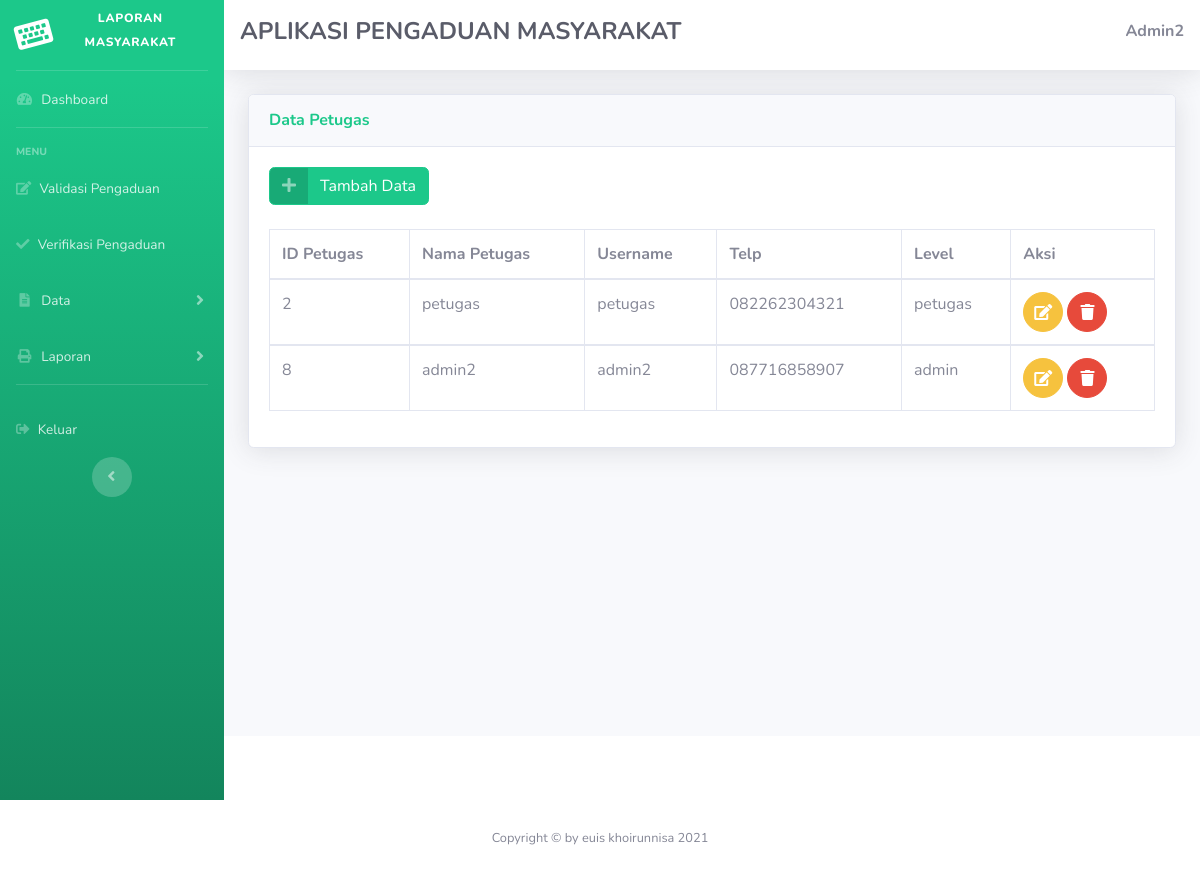
Page /admin/admin.php?url=lihat_petugas (signed in) on the committed database.
### tables this page shows
CREATE TABLE `petugas` (
  `id_petugas` int(11) NOT NULL,
  `nama_petugas` varchar(35) NOT NULL,
  `username` varchar(25) NOT NULL,
  `password` varchar(32) NOT NULL,
  `telp` varchar(12) NOT NULL,
  `level` enum('admin','petugas','','') NOT NULL
);

### admin/lihat_petugas.php (the view, shortened to what this page needs)
<!DOCTYPE html>
<html lang="en">
<head>
  <link href="../vendor/fontawesome-free/css/all.min.css" rel="stylesheet" type="text/css">
  <link href="../css/sb-admin-2.min.css" rel="stylesheet">
  <link href="../vendor/datatables/dataTables.bootstrap4.min.css" rel="stylesheet">
</head>
<body id="page-top">
          <div class="card shadow mb-4">
            <div class="card-header py-3">
              <h6 class="m-0 font-weight-bold text-success">Data Petugas</h6>
            </div>
            <div class="card-body">
            <a href="admin.php?url=tambah_petugas" class="btn btn-success btn-icon-split">
                    <span class="icon text-white-50">
                      <i class="fas fa-plus"></i>
                    </span>
                    <span class="text">Tambah Data</span>
                  </a><br><br>
              <div class="table-responsive">
                <table class="table table-bordered" id="dataTable" width="100%" cellspacing="0">
                  <thead>
                    <tr>
                      <th>ID Petugas</th>
                      <th>Nama Petugas</th>
                      <th>Username</th>
                      <th>Telp</th>
                      <th>Level</th>
                      <th>Aksi</th>
                    </tr>
                  </thead>
                  <?php
                  require '../koneksi.php';
                  $sqli=mysqli_query($konek, "select * from petugas");
                  while ($data=mysqli_fetch_array($sqli)) {
                  ?>
                  <tbody>
                    <tr>
                        <td><?php echo $data['id_petugas']; ?></td>
                        <td><?php echo $data['nama_petugas']; ?></td>
                        <td><?php echo $data['username']; ?></td>
                        <td><?php echo $data['telp']; ?></td>
                        <td><?php echo $data['level']; ?></td>
                      <td>
                    <a href="admin.php?url=edit_petugas&id=<?php echo $data['id_petugas']; ?>"
                    class="btn btn-warning btn-circle">
                        <i class="fa fa-edit"></i>
                    </a>
                    <a href="delete_petugas.php?id=<?php echo $data['id_petugas']; ?>"
                    class="btn btn-danger btn-circle" onclick="return confirm('Yakin akan dihapus?')">
                        <i class="fa fa-trash"></i>
                    </a>
                      </td>
                    </tr>
                  </tbody>
                  <?php } ?>
                </table>
              </div>
            </div>
          </div>
        </div>
      </div>
      <footer class="sticky-footer bg-white">
      </footer>
    </div>
  </div>
</body>
</html>

### rows in the picture
petugas: id_petugas "2", nama_petugas "petugas", username "petugas", telp "082262304321", level "petugas"
petugas: id_petugas "8", nama_petugas "admin2", username "admin2", telp "087716858907", level "admin"

### other values in the picture
$_SESSION['nama'] "Admin2"
